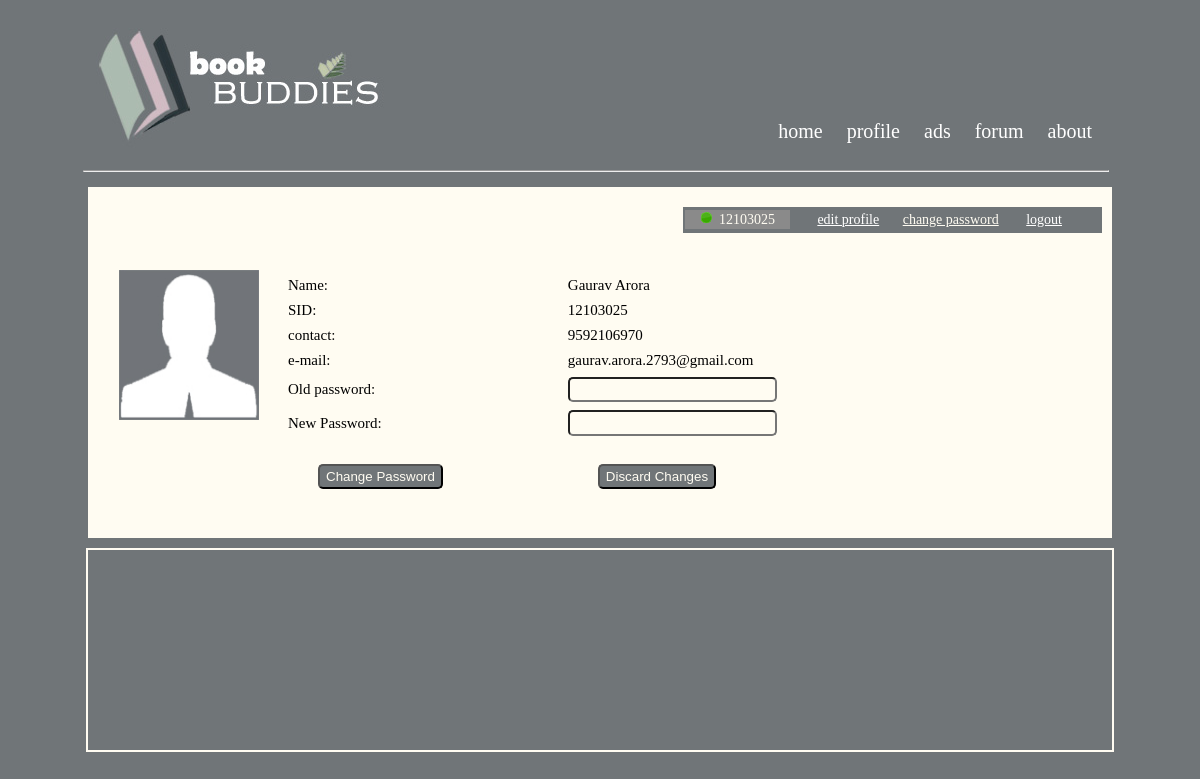
/pecswap/password.php (signed in), run on the app's committed database.
### tables this page shows
CREATE TABLE IF NOT EXISTS `students` (
  `id` int(11) NOT NULL AUTO_INCREMENT,
  `name` varchar(60) DEFAULT NULL,
  `sid` varchar(60) DEFAULT NULL,
  `email` varchar(80) DEFAULT NULL,
  `contact` varchar(12) DEFAULT NULL,
  `password` varchar(40) DEFAULT NULL,
  `profile_pic` varchar(80) DEFAULT NULL,
  PRIMARY KEY (`id`)
);

### pecswap/password.php (the view, shortened to what this page needs)
<?php
if(!isset($_SESSION['sid'])) {
	header('Location:login.php');
} else {
	$sid = $_SESSION['sid'];
	$conn = mysqli_connect(DB_HOST, DB_USER, DB_PASSWORD, DB_NAME) or die("Error connecting to the database");
	$query = "SELECT * FROM students WHERE sid='$sid'";
	$result = mysqli_query($conn,$query) or die("Error querying the database");
	$row = mysqli_fetch_array($result);
}
?>
<!DOCTYPE html PUBLIC "-//W3C//DTD XHTML 1.0 Transitional//EN" "http://www.w3.org/TR/xhtml1/DTD/xhtml1-transitional.dtd">
<html xmlns="http://www.w3.org/1999/xhtml">
<head>
<link rel="stylesheet" type="text/css" href="_scripts/style.css" media="screen" />
</head>
<body>
<center>
<div id="main" align="center">
<div id="link" align="right">
<a href="index.php">home</a>
<a href="profile.php">profile</a>
<a href="ads.php">ads</a>
<a href="forum.php">forum</a>
<a href="about.php">about</a>
</div>
<div id="top_left" align="left">
<img src="_images/_logo.jpg" />
</div>
</div>
<div id="main">
<hr />
<div id="login" class="status">
<span class="logged">
<img src="_images/_online.jpg" />&nbsp;
<?php echo $row['sid']; ?>
</span>
<a class="logged" href="editprofile.php">edit profile</a>
<a href="password.php">change password</a>
<a class="logged" href="logout.php">logout</a>
</div>
<div id="cover">
<br />
<br />
<br />
<br />
<div align="left">
<table width="600" border="0px" cellspacing="8px" class="auth">
  <tr>
    <img class="logged" src="profile_pic/<?php echo $row['profile_pic']; ?>" height="150" width="140"  />
    <td>Name: </td>
    <td><?php echo $row['name']; ?></td>
    </tr>
  <tr>
    <td>SID: </td>
    <td><?php echo $row['sid']; ?></td>
  </tr>
  <tr>
    <td>contact: </td>
    <td><?php echo $row['contact']; ?></td>
  </tr>
  <tr>
    <td>e-mail: </td>
    <td><?php echo $row['email']; ?></td>
  </tr>
  <form action="<?php echo $_SERVER['PHP_SELF'];?>" method="post">
  <tr>
  	<td>Old password:</td>
    <td><input type="password" name="password1" /></td>
   </tr>
   <tr>
   	<td>New Password:</td>
    <td><input type="password" name="password2" /></td>
   </tr>
   <tr>
   <td>   <input type="submit" name="submit1" value="Change Password" /></td>
   <td><input type="submit" name="submit2" value="Discard Changes" /></td>
  </form>
</table>
<br /><br />
</div>
</div>
</div>
<div id="footer">
</div>
</body>
</html>

### pecswap/_scripts/style.css (style rules this page uses)
body { background-color:#707578; font-family:Century Gothic; }
a { color:#fffcf2; }
#main { margin-top:10px; width:1024px; background-color:#707578; }
#top_left { margin-top:20px; }
#user_table td,tr { padding:0; text-align:left; }
#link { width:650px; float:right; margin-top:100px; margin-right:10px; }
#link a:link { color:#ffffff; text-decoration:none; font-size:20px; padding-top:60px; padding-left:10px; padding-right:10px; padding-bottom:10px; background-color:#707578; }
#login { font-size:14px; float: right; width:auto; font-family:Century Gothic; color:#fffcf2; margin-top:20px; margin-right: 10px; background-color:#707578; padding-left:20px; padding-right:80px; padding-top:5px; padding-bottom:5px; }
#login.status { font-size:14px; float: right; width:auto; font-family:Century Gothic; color:#fffcf2; margin-top:20px; background-color:#707578; padding-left:2px; padding-right:20px; padding-top:5px; padding-bottom:5px; }
span.logged { width:100px; background-color:#8a8a8a; padding-left:15px; padding-right:15px; padding-bottom:2px; padding-top:2px; }
a.logged { font-size:14px; width:20px; color:#ffffff; margin-left:4px; padding-left:20px; padding-right:20px; padding-top:5px; padding-bottom:5px; background-color:transparent; }
table { font-family:Century Gothic; font-size:15px; font-weight:500; margin-left:60px; }
table.auth { font-family:Century Gothic; font-size:15px; font-weight:500; }
td { padding-left:20px; padding-bottom:0px; padding-top:0px; text-align:left; }
#cover { width: 1024px; background-color: #fffcf2; margin-top: 10px; padding-top: 10px; }
img.logged { border-width:1px; border-bottom:2px; border-style:solid; border-color:#fffcf2; float:left; margin-left:30px; }
#footer { margin-top:10px; margin-bottom:0px; width:1024px; color:#fffcf2; height:200px; background-color:#707578; clear:both; border-width:2px; border-style:solid; border-color:#fffcf2; }
hr { margin:15px; margin-right:3px; margin-left:-5px; }

### pecswap/password.php (style rules this page uses)
form { margin-top:20px; }
input[type="password"] { -moz-border-radius:3px; -webkit-border-radius:5px; padding:0.2em; background:#fffcf2; width:200px; font-family:Century Gothic; font-size:90%; }
input[type="submit"] { -moz-border-radius:3px; -webkit-border-radius:5px; margin:30px; height:30px; margin-bottom:5px; margin-top:10px; background:#707578; color:#fffcf2; height:25px; margin-top:20px; }

### data on the page
students: sid "12103025", profile_pic (placeholder picture), name "Gaurav Arora", contact "9592106970", email "gaurav.arora.2793@gmail.com"
